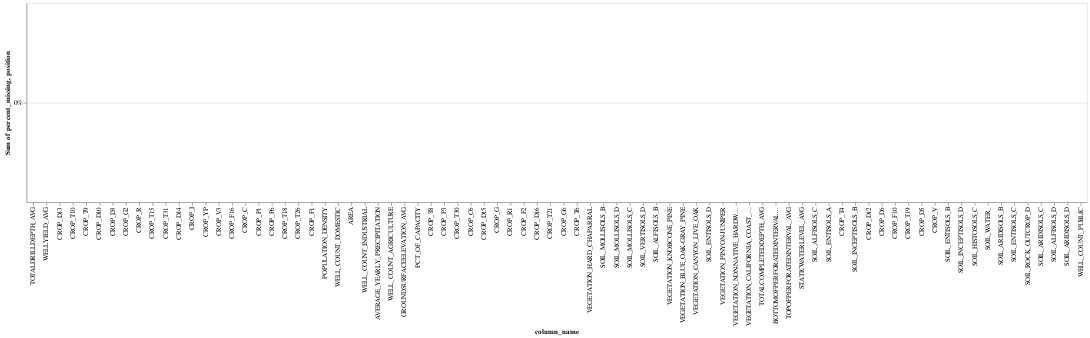

The code cell stored with this chart in its notebook:
### Code cell
draw_missing_data_chart(X_impute_df)

### Figure 1 — Vega-Lite specification as saved in the notebook (floating-point values rounded to 4 significant figures)
{"config": {"view": {"continuousWidth": 400, "continuousHeight": 300}}, "layer": [{"mark": "bar", "encoding": {"color": {"value": "orange"}, "tooltip": [{"field": "column_name", "type": "nominal"}, {"field": "percent_missing", "type": "quantitative"}], "x": {"field": "column_name", "sort": ["TOTALDRILLDEPTH_AVG", "WELLYIELD_AVG", "CROP_D13", "CROP_T10", "CROP_T9", "CROP_D10", "CROP_D3", "CROP_G2", "CROP_R", "CROP_T15", "CROP_T31", "CROP_D14", "CROP_I", "CROP_YP", "CROP_V3", "CROP_F16", "CROP_C", "CROP_P1", "CROP_P6", "CROP_T18", "CROP_T26", "CROP_F1", "POPULATION_DENSITY", "WELL_COUNT_DOMESTIC", "AREA", "WELL_COUNT_INDUSTRIAL", "AVERAGE_YEARLY_PRECIPITATION", "WELL_COUNT_AGRICULTURE", "GROUNDSURFACEELEVATION_AVG", "PCT_OF_CAPACITY", "CROP_T8", "CROP_P3", "CROP_T30", "CROP_C6", "CROP_D15", "CROP_G", "CROP_R1", "CROP_F2", "CROP_D16", "CROP_T21", "CROP_G6", "CROP_T6", "VEGETATION_HARD_CHAPARRAL", "SOIL_MOLLISOLS_B", "SOIL_MOLLISOLS_D", "SOIL_MOLLISOLS_C", "SOIL_VERTISOLS_D", "SOIL_ALFISOLS_B", "VEGETATION_KNOBCONE_PINE", "VEGETATION_BLUE_OAK-GRAY_PINE", "VEGETATION_CANYON_LIVE_OAK", "SOIL_ENTISOLS_D", "VEGETATION_PINYON-JUNIPER", "VEGETATION_NON-NATIVE_HARDWOOD_FOREST", "VEGETATION_CALIFORNIA_COAST_LIVE_OAK", "TOTALCOMPLETEDDEPTH_AVG", "BOTTOMOFPERFORATEDINTERVAL_AVG", "TOPOFPERFORATEDINTERVAL_AVG", "STATICWATERLEVEL_AVG", "SOIL_ALFISOLS_C", "SOIL_ENTISOLS_A", "CROP_T4", "SOIL_INCEPTISOLS_B", "CROP_D12", "CROP_D6", "CROP_F10", "CROP_T19", "CROP_D5", "CROP_V", "SOIL_ENTISOLS_B", "SOIL_INCEPTISOLS_D", "SOIL_HISTOSOLS_C", "SOIL_WATER_", "SOIL_ARIDISOLS_B", "SOIL_ENTISOLS_C", "SOIL_ROCK_OUTCROP_D", "SOIL_ARIDISOLS_C", "SOIL_ALFISOLS_D", "SOIL_ARIDISOLS_D", "WELL_COUNT_PUBLIC"], "type": "nominal"}, "y": {"aggregate": "sum", "axis": {"format": "%"}, "field": "percent_missing", "stack": "normalize", "type": "quantitative"}}}, {"mark": {"type": "text", "align": "center", "color": "black", "fontSize": 10}, "encoding": {"color": {"value": "orange"}, "text": {"field": "percent_missing", "format": ".0%", "type": "quantitative"}, "tooltip": [{"field": "column_name", "type": "nominal"}, {"field": "percent_missing", "type": "quantitative"}], "x": {"field": "column_name", "sort": ["TOTALDRILLDEPTH_AVG", "WELLYIELD_AVG", "CROP_D13", "CROP_T10", "CROP_T9", "CROP_D10", "CROP_D3", "CROP_G2", "CROP_R", "CROP_T15", "CROP_T31", "CROP_D14", "CROP_I", "CROP_YP", "CROP_V3", "CROP_F16", "CROP_C", "CROP_P1", "CROP_P6", "CROP_T18", "CROP_T26", "CROP_F1", "POPULATION_DENSITY", "WELL_COUNT_DOMESTIC", "AREA", "WELL_COUNT_INDUSTRIAL", "AVERAGE_YEARLY_PRECIPITATION", "WELL_COUNT_AGRICULTURE", "GROUNDSURFACEELEVATION_AVG", "PCT_OF_CAPACITY", "CROP_T8", "CROP_P3", "CROP_T30", "CROP_C6", "CROP_D15", "CROP_G", "CROP_R1", "CROP_F2", "CROP_D16", "CROP_T21", "CROP_G6", "CROP_T6", "VEGETATION_HARD_CHAPARRAL", "SOIL_MOLLISOLS_B", "SOIL_MOLLISOLS_D", "SOIL_MOLLISOLS_C", "SOIL_VERTISOLS_D", "SOIL_ALFISOLS_B", "VEGETATION_KNOBCONE_PINE", "VEGETATION_BLUE_OAK-GRAY_PINE", "VEGETATION_CANYON_LIVE_OAK", "SOIL_ENTISOLS_D", "VEGETATION_PINYON-JUNIPER", "VEGETATION_NON-NATIVE_HARDWOOD_FOREST", "VEGETATION_CALIFORNIA_COAST_LIVE_OAK", "TOTALCOMPLETEDDEPTH_AVG", "BOTTOMOFPERFORATEDINTERVAL_AVG", "TOPOFPERFORATEDINTERVAL_AVG", "STATICWATERLEVEL_AVG", "SOIL_ALFISOLS_C", "SOIL_ENTISOLS_A", "CROP_T4", "SOIL_INCEPTISOLS_B", "CROP_D12", "CROP_D6", "CROP_F10", "CROP_T19", "CROP_D5", "CROP_V", "SOIL_ENTISOLS_B", "SOIL_INCEPTISOLS_D", "SOIL_HISTOSOLS_C", "SOIL_WATER_", "SOIL_ARIDISOLS_B", "SOIL_ENTISOLS_C", "SOIL_ROCK_OUTCROP_D", "SOIL_ARIDISOLS_C", "SOIL_ALFISOLS_D", "SOIL_ARIDISOLS_D", "WELL_COUNT_PUBLIC"], "type": "nominal"}, "y": {"field": "position", "type": "quantitative"}}, "transform": [{"calculate": "datum.percent_missing + 0.05 * datum.percent_missing / abs(datum.percent_missing)", "as": "position"}]}], "data": {"name": "data-a384a009f179e1dbc4585e708876754e"}, "$schema": "https://vega.github.io/schema/vega-lite/v4.17.0.json", "datasets": {"data-a384a009f179e1dbc4585e708876754e": [{"column_name": "TOTALDRILLDEPTH_AVG", "percent_missing": 0.0}, {"column_name": "WELLYIELD_AVG", "percent_missing": 0.0}, {"column_name": "CROP_D13", "percent_missing": 0.0}, {"column_name": "CROP_T10", "percent_missing": 0.0}, {"column_name": "CROP_T9", "percent_missing": 0.0}, {"column_name": "CROP_D10", "percent_missing": 0.0}, {"column_name": "CROP_D3", "percent_missing": 0.0}, {"column_name": "CROP_G2", "percent_missing": 0.0}, {"column_name": "CROP_R", "percent_missing": 0.0}, {"column_name": "CROP_T15", "percent_missing": 0.0}, {"column_name": "CROP_T31", "percent_missing": 0.0}, {"column_name": "CROP_D14", "percent_missing": 0.0}, {"column_name": "CROP_I", "percent_missing": 0.0}, {"column_name": "CROP_YP", "percent_missing": 0.0}, {"column_name": "CROP_V3", "percent_missing": 0.0}, {"column_name": "CROP_F16", "percent_missing": 0.0}, {"column_name": "CROP_C", "percent_missing": 0.0}, {"column_name": "CROP_P1", "percent_missing": 0.0}, {"column_name": "CROP_P6", "percent_missing": 0.0}, {"column_name": "CROP_T18", "percent_missing": 0.0}, {"column_name": "CROP_T26", "percent_missing": 0.0}, {"column_name": "CROP_F1", "percent_missing": 0.0}, {"column_name": "POPULATION_DENSITY", "percent_missing": 0.0}, {"column_name": "WELL_COUNT_DOMESTIC", "percent_missing": 0.0}, {"column_name": "AREA", "percent_missing": 0.0}, {"column_name": "WELL_COUNT_INDUSTRIAL", "percent_missing": 0.0}, {"column_name": "AVERAGE_YEARLY_PRECIPITATION", "percent_missing": 0.0}, {"column_name": "WELL_COUNT_AGRICULTURE", "percent_missing": 0.0}, {"column_name": "GROUNDSURFACEELEVATION_AVG", "percent_missing": 0.0}, {"column_name": "PCT_OF_CAPACITY", "percent_missing": 0.0}, {"column_name": "CROP_T8", "percent_missing": 0.0}, {"column_name": "CROP_P3", "percent_missing": 0.0}, {"column_name": "CROP_T30", "percent_missing": 0.0}, {"column_name": "CROP_C6", "percent_missing": 0.0}, {"column_name": "CROP_D15", "percent_missing": 0.0}, {"column_name": "CROP_G", "percent_missing": 0.0}, {"column_name": "CROP_R1", "percent_missing": 0.0}, {"column_name": "CROP_F2", "percent_missing": 0.0}, {"column_name": "CROP_D16", "percent_missing": 0.0}, {"column_name": "CROP_T21", "percent_missing": 0.0}, {"column_name": "CROP_G6", "percent_missing": 0.0}, {"column_name": "CROP_T6", "percent_missing": 0.0}, {"column_name": "VEGETATION_HARD_CHAPARRAL", "percent_missing": 0.0}, {"column_name": "SOIL_MOLLISOLS_B", "percent_missing": 0.0}, {"column_name": "SOIL_MOLLISOLS_D", "percent_missing": 0.0}, {"column_name": "SOIL_MOLLISOLS_C", "percent_missing": 0.0}, {"column_name": "SOIL_VERTISOLS_D", "percent_missing": 0.0}, {"column_name": "SOIL_ALFISOLS_B", "percent_missing": 0.0}, {"column_name": "VEGETATION_KNOBCONE_PINE", "percent_missing": 0.0}, {"column_name": "VEGETATION_BLUE_OAK-GRAY_PINE", "percent_missing": 0.0}, {"column_name": "VEGETATION_CANYON_LIVE_OAK", "percent_missing": 0.0}, {"column_name": "SOIL_ENTISOLS_D", "percent_missing": 0.0}, {"column_name": "VEGETATION_PINYON-JUNIPER", "percent_missing": 0.0}, {"column_name": "VEGETATION_NON-NATIVE_HARDWOOD_FOREST", "percent_missing": 0.0}, {"column_name": "VEGETATION_CALIFORNIA_COAST_LIVE_OAK", "percent_missing": 0.0}, {"column_name": "TOTALCOMPLETEDDEPTH_AVG", "percent_missing": 0.0}, {"column_name": "BOTTOMOFPERFORATEDINTERVAL_AVG", "percent_missing": 0.0}, {"column_name": "TOPOFPERFORATEDINTERVAL_AVG", "percent_missing": 0.0}, {"column_name": "STATICWATERLEVEL_AVG", "percent_missing": 0.0}, {"column_name": "SOIL_ALFISOLS_C", "percent_missing": 0.0}, {"column_name": "SOIL_ENTISOLS_A", "percent_missing": 0.0}, {"column_name": "CROP_T4", "percent_missing": 0.0}, {"column_name": "SOIL_INCEPTISOLS_B", "percent_missing": 0.0}, {"column_name": "CROP_D12", "percent_missing": 0.0}, {"column_name": "CROP_D6", "percent_missing": 0.0}, {"column_name": "CROP_F10", "percent_missing": 0.0}, {"column_name": "CROP_T19", "percent_missing": 0.0}, {"column_name": "CROP_D5", "percent_missing": 0.0}, {"column_name": "CROP_V", "percent_missing": 0.0}, {"column_name": "SOIL_ENTISOLS_B", "percent_missing": 0.0}, {"column_name": "SOIL_INCEPTISOLS_D", "percent_missing": 0.0}, {"column_name": "SOIL_HISTOSOLS_C", "percent_missing": 0.0}, {"column_name": "SOIL_WATER_", "percent_missing": 0.0}, {"column_name": "SOIL_ARIDISOLS_B", "percent_missing": 0.0}, {"column_name": "SOIL_ENTISOLS_C", "percent_missing": 0.0}, {"column_name": "SOIL_ROCK_OUTCROP_D", "percent_missing": 0.0}, {"column_name": "SOIL_ARIDISOLS_C", "percent_missing": 0.0}, {"column_name": "SOIL_ALFISOLS_D", "percent_missing": 0.0}, {"column_name": "SOIL_ARIDISOLS_D", "percent_missing": 0.0}, {"column_name": "WELL_COUNT_PUBLIC", "percent_missing": 0.0}]}}
